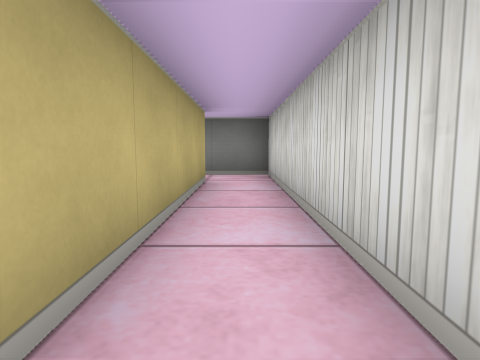
View 1 (above)

24 first-person views from a walk through a cub3D ray-caster map. The camera is about half as high as the walls, tilts 6° down and sees 75° across. The floor is counted in squares. Each view is taken from the middle of a square. On the plan, view 1 faces up. The plan holds only what a view shows up to about 9 squares ahead; the rest is blank.

View 2
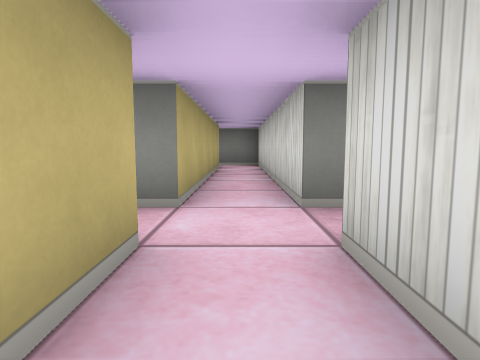

View 3
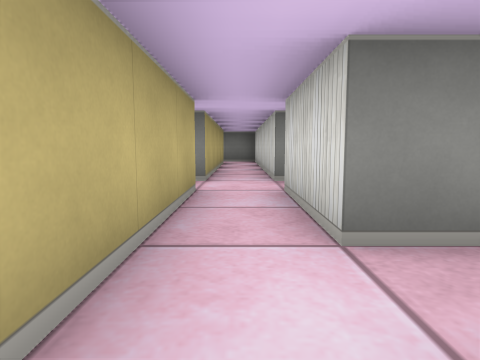

View 4
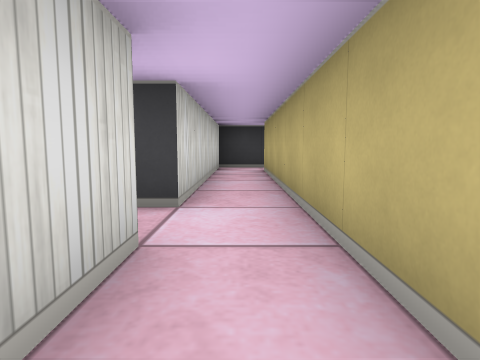

View 5
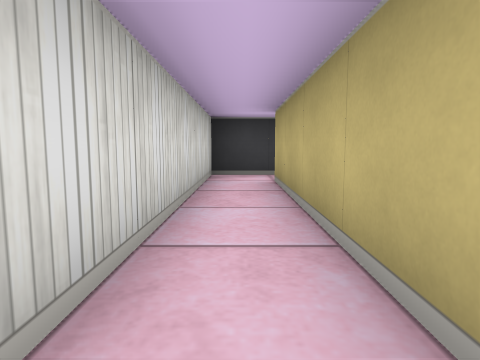

View 6
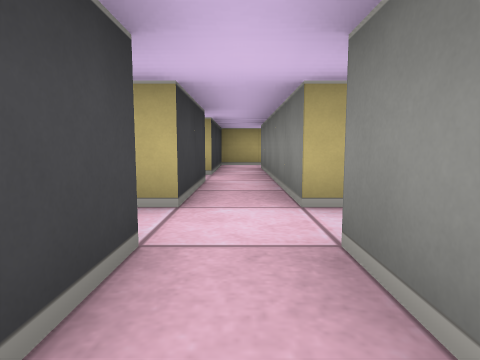

View 7
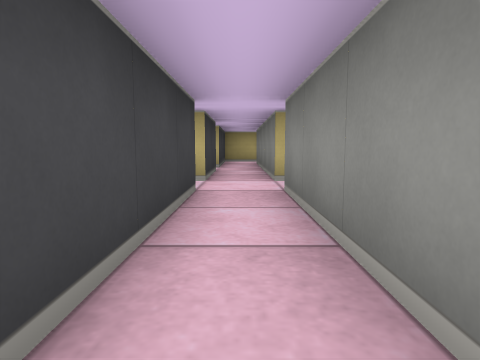

View 8
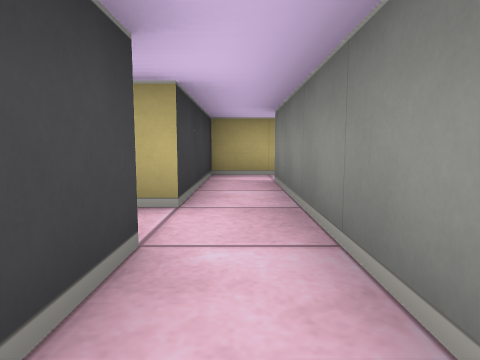

View 9
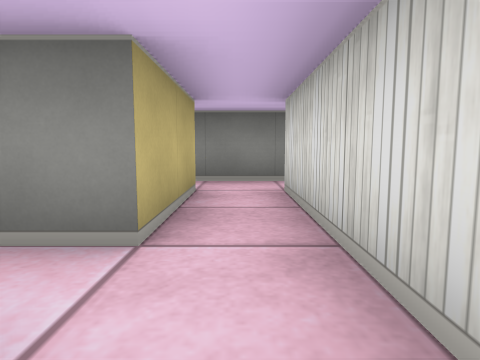

View 10
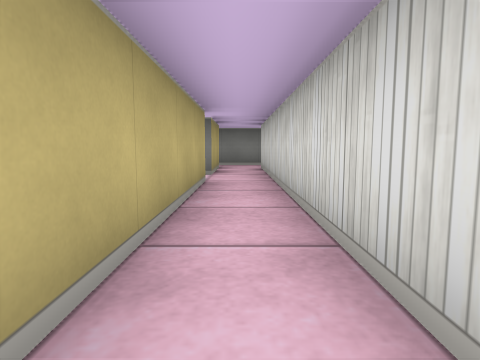

View 11
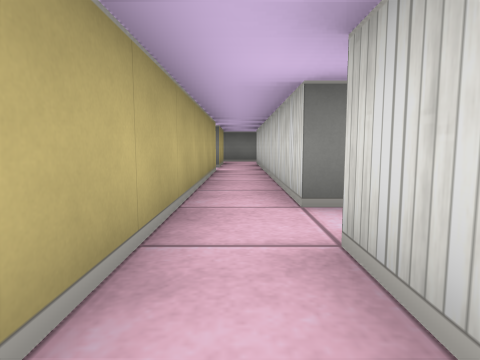

View 12
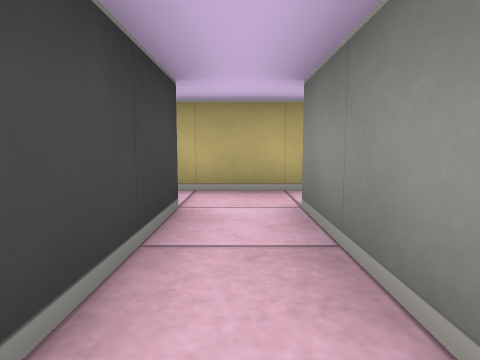

View 13
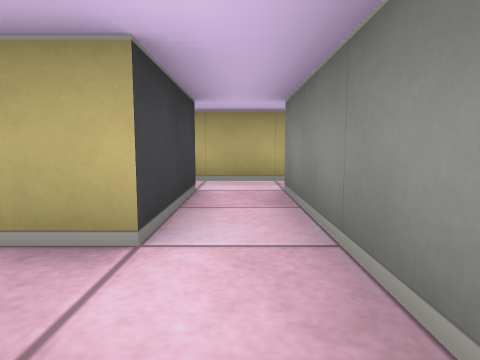

View 14
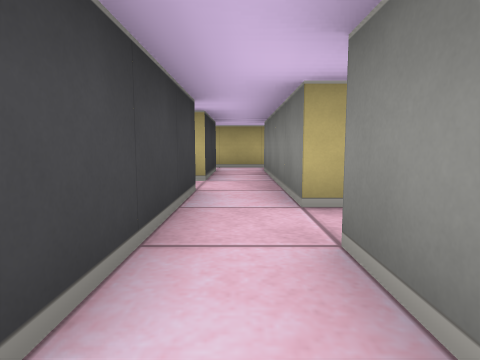

View 15
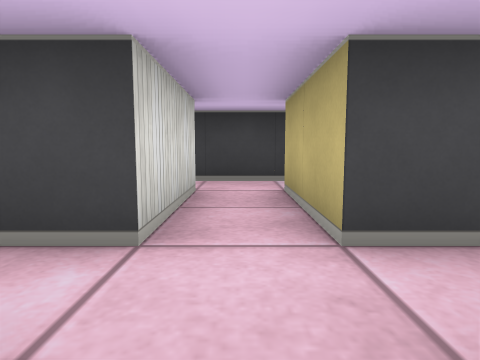

View 16
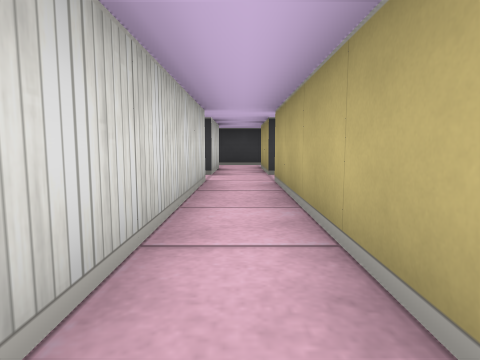

View 17
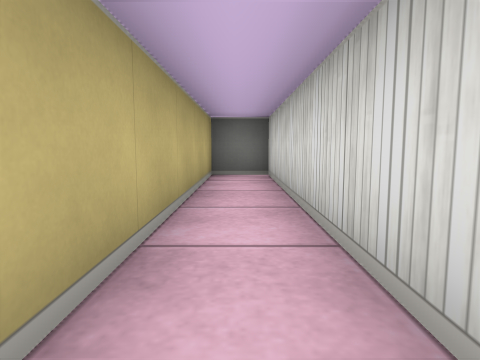

View 18
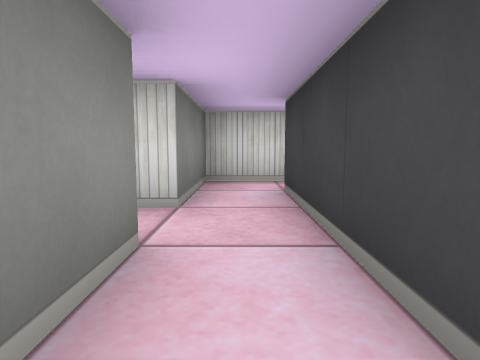

View 19
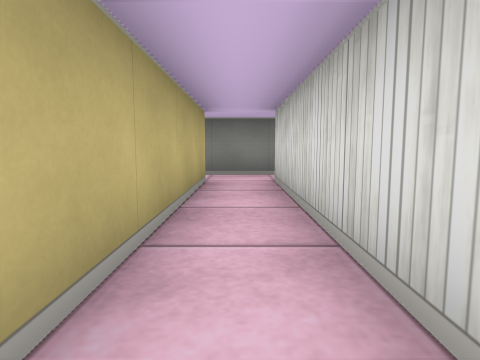

View 20
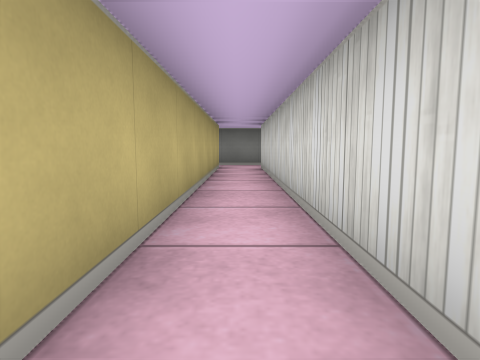

View 21
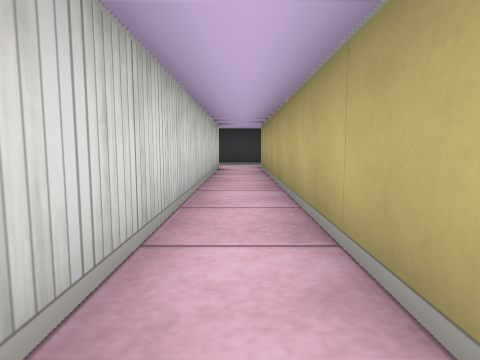

View 22
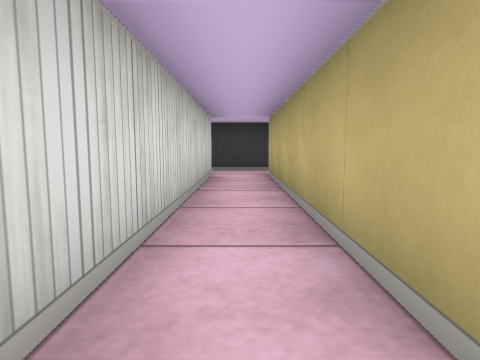

View 23
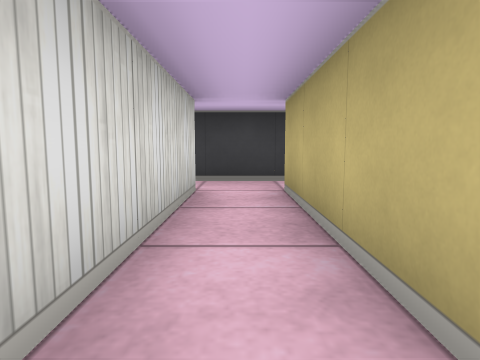

View 24
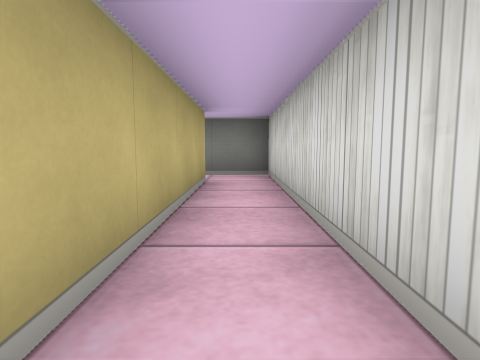

### Floor plan
Ten units are one square. View 1 is at (0, 0); x grows to the right and y downward. Boxes are objects, and circles mark ways between rooms. Rooms are numbered by the first view taken in them; rooms with no view inside come last. Other rooms are left out.
<svg viewBox="-70 -60 150 240">
<path fill="none" stroke="#000" d="M5 5 5 -55 -6 -55M-25 15 -5 15 -5 35M-5 -45 -5 5 -25 5M5 35 5 15M-25 95 5 95 5 45M-5 35 -5 85 -25 85M55 5 55 -55 45 -55 45 5M35 5 5 5M55 35 55 15M5 15 45 15 45 35M-25 85 -25 35M-35 45 -35 105M-35 35 -42 35M-25 105 -25 95M35 45 55 45M45 35 35 35M75 85 75 35 55 35M55 45 65 45 65 85M5 45 25 45 25 165M35 165 35 45M35 35 5 35M22 175 38 175M-55 15 -35 15 -35 35M-25 5 -55 5M-25 35 -25 15M-65 4 -65 15 -55 15"/>
<circle cx="0" cy="25" r="3" fill="#2a7"/>
<circle cx="10" cy="10" r="3" fill="#2a7"/>
<circle cx="-15" cy="10" r="3" fill="#2a7"/>
<circle cx="-15" cy="90" r="3" fill="#2a7"/>
<circle cx="15" cy="40" r="3" fill="#2a7"/>
<circle cx="50" cy="25" r="3" fill="#2a7"/>
<circle cx="-30" cy="25" r="3" fill="#2a7"/>
<circle cx="60" cy="40" r="3" fill="#2a7"/>
<circle cx="40" cy="40" r="3" fill="#2a7"/>
<circle cx="-45" cy="10" r="3" fill="#2a7"/>
<text x="0" y="-10">1</text>
<text x="0" y="70">2</text>
<text x="50" y="0">3</text>
<text x="-30" y="70">4</text>
<text x="40" y="40">5</text>
<text x="70" y="70">6</text>
<text x="30" y="100">7</text>
<text x="-40" y="10">8</text>
<text x="-60" y="10">9</text>
</svg>
Room 1 opens to room 2. Room 1 opens to room 3. Room 1 opens to room 8. Room 2 opens to room 4. Room 2 opens to room 7. Room 3 opens to room 5. Room 4 opens to room 8. Room 5 opens to room 6. Room 5 opens to room 7. Room 8 opens to room 9.

Where each view was taken, in squares from view 1:
view 1: 0 up, 0 right, facing up
view 2: 3 down, 0 right, facing up
view 3: 5 down, 0 right, facing up
view 4: 2 down, 0 right, facing down
view 5: 4 down, 0 right, facing down
view 6: 1 down, 2 right, facing left
view 7: 1 down, 4 right, facing left
view 8: 1 down, 1 left, facing left
view 9: 5 down, 3 left, facing up
view 10: 9 down, 3 left, facing up
view 11: 11 down, 3 left, facing up
view 12: 9 down, 0 right, facing left
view 13: 4 down, 4 right, facing left
view 14: 4 down, 7 right, facing left
view 15: 0 up, 5 right, facing down
view 16: 4 up, 5 right, facing down
view 17: 0 up, 5 right, facing up
view 18: 4 down, 3 right, facing right
view 19: 9 down, 3 right, facing up
view 20: 12 down, 3 right, facing up
view 21: 9 down, 3 right, facing down
view 22: 11 down, 3 right, facing down
view 23: 13 down, 3 right, facing down
view 24: 9 down, 7 right, facing up
